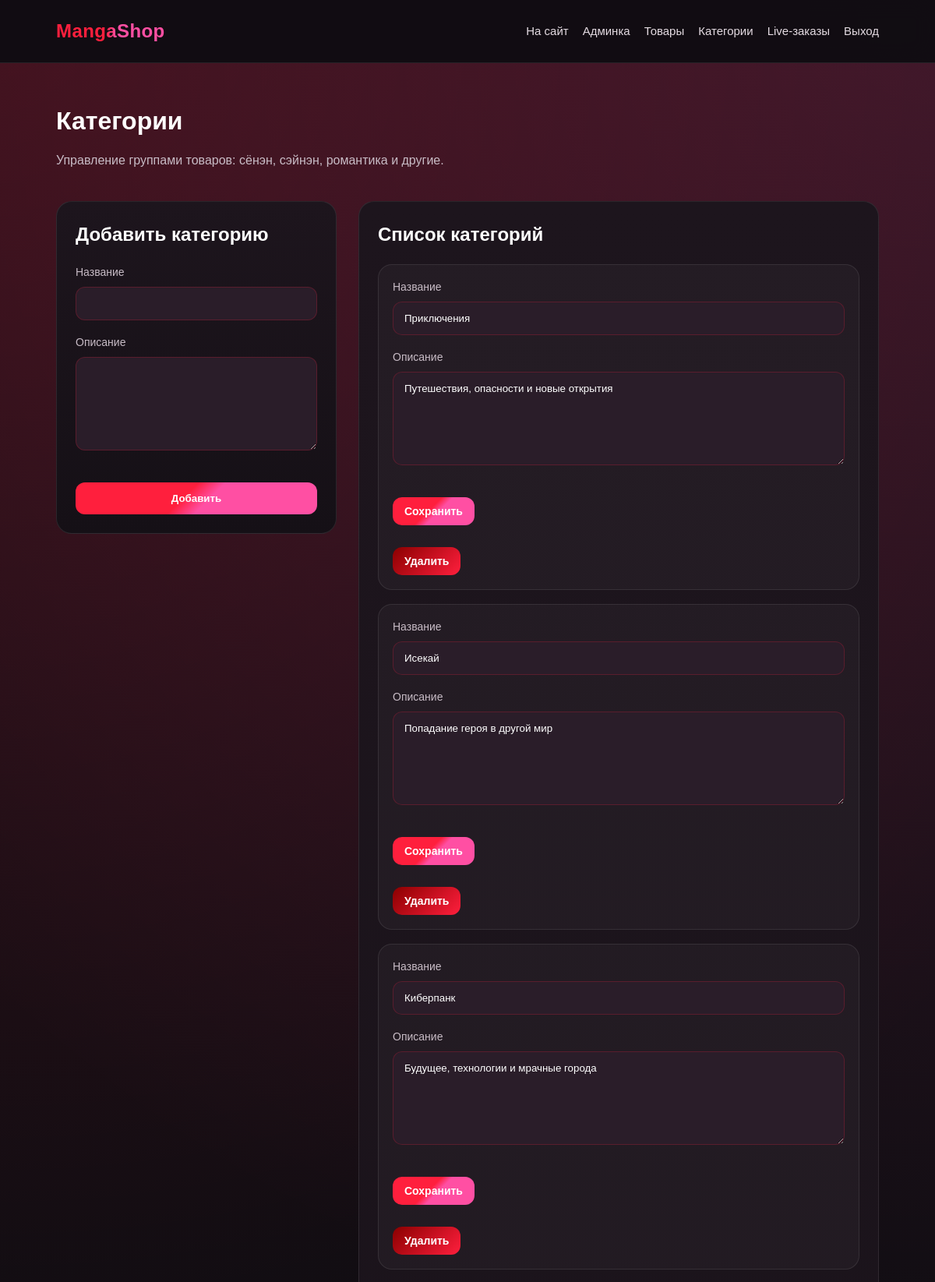
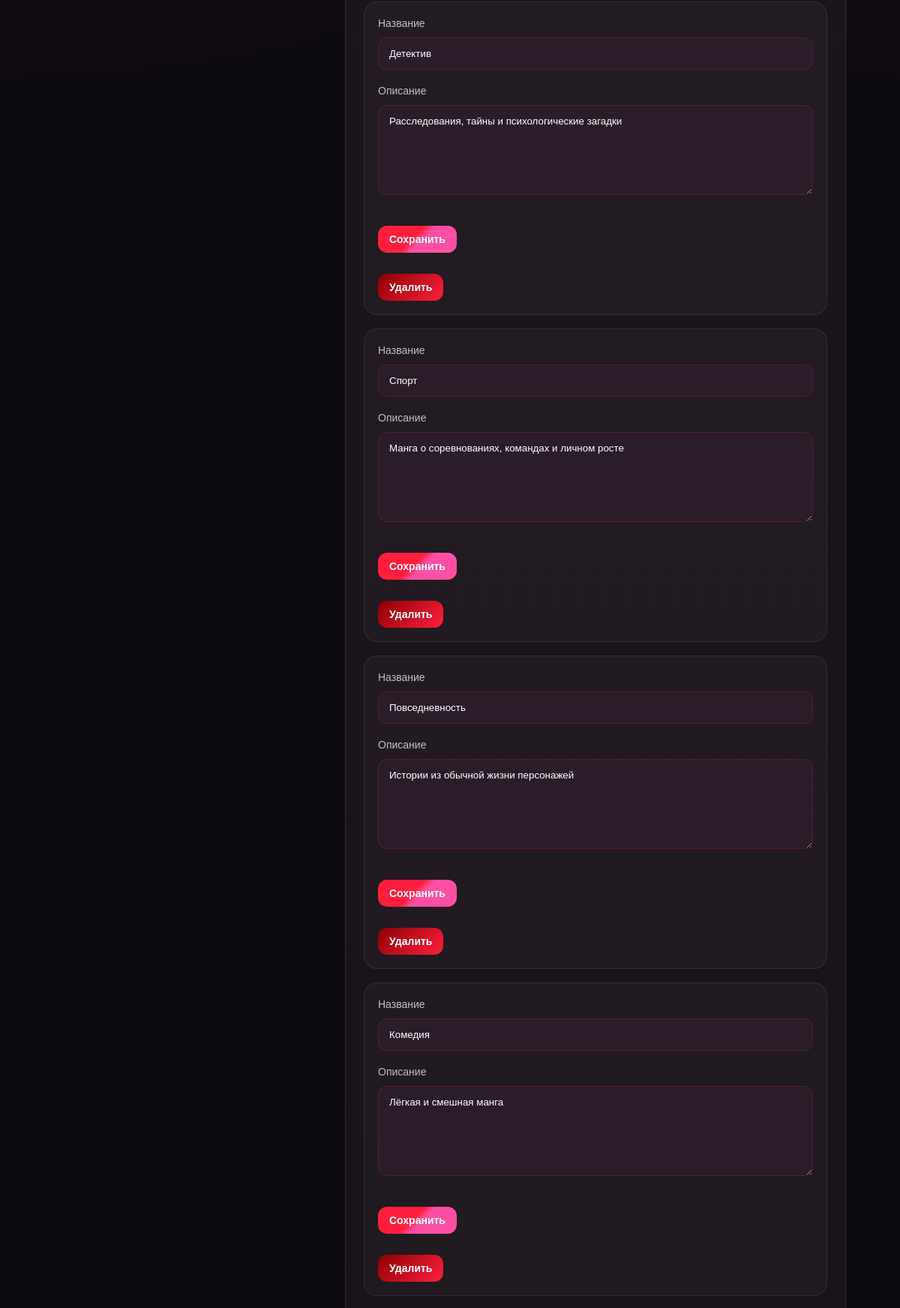
Screenshot of /admin/categories.php (signed in, upper part) with the database file from the repository (2 pictures, top to bottom).
### tables this page shows
CREATE TABLE `categories` (
  `id` int(11) NOT NULL,
  `title` varchar(150) NOT NULL,
  `description` text
);

### includes/auth.php (called while the page is built, shortened)
<?php
function e($value)
{
    return htmlspecialchars($value, ENT_QUOTES, 'UTF-8');
}

### admin/categories.php (the view, shortened to what this page needs)
<?php
require_once __DIR__ . '/../includes/db.php';
require_once __DIR__ . '/../includes/auth.php';
$categories = $pdo->query("
    SELECT *
    FROM categories
    ORDER BY id DESC
")->fetchAll();
?>
<?php require_once __DIR__ . '/../includes/header.php'; ?>
<main class="container">
    <div class="page-title">
        <div>
            <h1>Категории</h1>
            <p class="page-subtitle">Управление группами товаров: сёнэн, сэйнэн, романтика и другие.</p>
        </div>
    </div>
    <div class="admin-layout">
        <section class="admin-box">
            <h2>Добавить категорию</h2>
            <form method="post">
                <div class="form-group">
                    <label>Название</label>
                    <input class="form-control" type="text" name="title">
                </div>
                <div class="form-group">
                    <label>Описание</label>
                    <textarea class="form-control" name="description"></textarea>
                </div>
                <button class="btn full-btn" type="submit">Добавить</button>
            </form>
        </section>
        <section class="admin-box">
            <h2>Список категорий</h2>
            <?php if (count($categories) > 0): ?>
                <div class="admin-list">
                    <?php foreach ($categories as $category): ?>
                        <div class="admin-list-item">
                            <form method="post">
                                <div class="form-group">
                                    <label>Название</label>
                                    <input class="form-control" type="text" name="title" value="<?php echo e($category['title']); ?>">
                                </div>
                                <div class="form-group">
                                    <label>Описание</label>
                                    <textarea class="form-control" name="description"><?php echo e($category['description']); ?></textarea>
                                </div>
                                <div class="actions">
                                    <button class="btn small" type="submit">Сохранить</button>
                                </div>
                            </form>
                            <form method="post" onsubmit="return confirm('Удалить категорию? Все товары этой категории тоже удалятся.');">
                                <button class="btn small btn-danger" type="submit">Удалить</button>
                            </form>
                        </div>
                    <?php endforeach; ?>
                </div>
            <?php else: ?>
                <div class="empty">Категорий пока нет.</div>
            <?php endif; ?>
        </section>
    </div>
</main>
<?php require_once __DIR__ . '/../includes/footer.php'; ?>

### assets/css/style.css (style rules this page uses)
:root { --bg: #100d12; --bg-soft: #18111a; --card: #1d151d; --card-light: #2a1d29; --red: #ff1f3d; --red-dark: #b00020; --pink: #ff4fa3; --pink-dark: #c2185b; --text: #ffffff; --muted: #c8bcc6; --border: rgba(255, 255, 255, 0.09); --shadow: rgba(0, 0, 0, 0.38); }
* { box-sizing: border-box; }
html { scroll-behavior: smooth; }
body { margin: 0; font-family: Arial, sans-serif; line-height: 1.5; background: radial-gradient(circle at top left, rgba(255, 31, 61, 0.18), transparent 28%), radial-gradient(circle at top right, rgba(255, 79, 163, 0.16), transparent 28%), radial-gradient(circle at bottom left, rgba(176, 0, 32, 0.18), transparent 30%), radial-gradient(circle at bottom right, rgba(194, 24, 91, 0.16), transparent 30%), var(--bg); color: var(--text); min-height: 100vh; }
button, input, textarea, select { font-family: inherit; }
.container { padding: 50px 6%; }
.container h1, .container h2 { margin-top: 0; }
.btn { display: inline-block; margin-top: 16px; padding: 13px 22px; background: linear-gradient(135deg, var(--red) 0%, var(--red) 45%, var(--pink) 55%, var(--pink) 100%); border-radius: 12px; color: white; font-weight: 700; border: none; cursor: pointer; transition: 0.25s; text-align: center; }
.btn.small { padding: 10px 15px; font-size: 14px; }
.full-btn { width: 100%; }
.form-group { margin-bottom: 18px; }
.form-group label { display: block; margin-bottom: 8px; color: var(--muted); font-size: 14px; }
.form-control { width: 100%; padding: 13px 14px; border-radius: 12px; border: 1px solid rgba(255, 31, 61, 0.22); background: var(--card-light); color: var(--text); outline: none; transition: 0.2s; }
textarea.form-control { min-height: 120px; resize: vertical; }
.actions { display: flex; gap: 10px; flex-wrap: wrap; }
.page-title { display: flex; justify-content: space-between; gap: 16px; align-items: center; margin-bottom: 24px; }
.page-title > div { min-width: 0; max-width: 100%; }
.page-subtitle { color: var(--muted); margin-top: -6px; line-height: 1.5; }
.btn-danger { background: linear-gradient(135deg, #8b0000, var(--red)); }
.admin-layout { display: grid; grid-template-columns: 360px 1fr; gap: 28px; align-items: start; }
.admin-box { background: linear-gradient(180deg, var(--card), #151016); border: 1px solid var(--border); border-radius: 20px; padding: 24px; }
.admin-box h2 { margin-top: 0; }
.admin-list { display: flex; flex-direction: column; gap: 18px; }
.admin-list-item { background: rgba(255, 255, 255, 0.03); border: 1px solid var(--border); border-radius: 18px; padding: 18px; }
.admin-list-item + .admin-list-item { margin-top: 0; }
.admin-list-item form + form { margin-top: 12px; }

### rows the page displays
categories: title "Приключения", description "Путешествия, опасности и новые открытия"
categories: title "Исекай", description "Попадание героя в другой мир"
categories: title "Киберпанк", description "Будущее, технологии и мрачные города"
categories: title "Детектив", description "Расследования, тайны и психологические загадки"
categories: title "Спорт", description "Манга о соревнованиях, командах и личном росте"
categories: title "Повседневность", description "Истории из обычной жизни персонажей"
categories: title "Комедия", description "Лёгкая и смешная манга"

### other values shown
$link['label'] "На сайт"
$link['label'] "Админка"
$link['label'] "Товары"
$link['label'] "Категории"
$link['label'] "Live-заказы"
$link['label'] "Выход"
